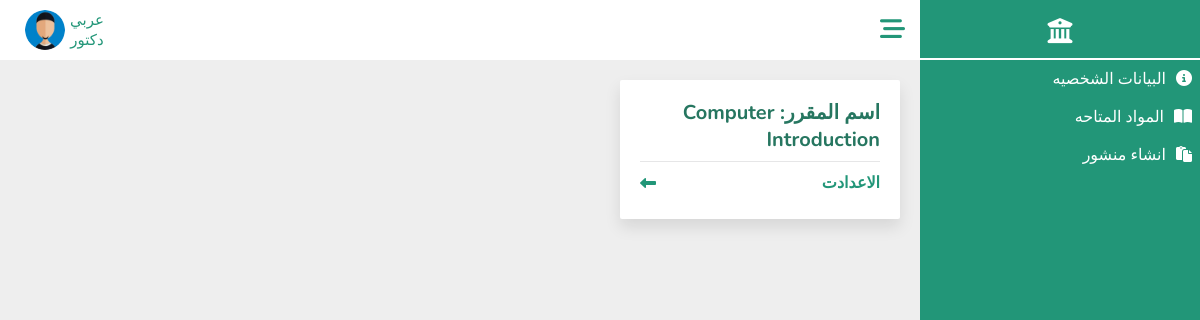
The app's page /Doctors/subject.php?doctor_id=12345 (signed in) with its own data.
### tables this page shows
CREATE TABLE `doctor` (
  `Doctor_ID` bigint(30) NOT NULL,
  `Password` varchar(100) NOT NULL,
  `Image` varchar(100) NOT NULL DEFAULT 'profile.jpg',
  `Full_Name` varchar(100) DEFAULT NULL,
  `Job` varchar(100) NOT NULL DEFAULT 'دكتور',
  `Gender` varchar(100) DEFAULT NULL,
  `Nationality` varchar(100) DEFAULT 'مصري',
  `Religion` varchar(100) DEFAULT NULL,
  `Date_Birth` date DEFAULT NULL,
  `Address` varchar(100) DEFAULT NULL,
  `Phone_Number` varchar(30) DEFAULT NULL,
  `Degree` varchar(100) DEFAULT NULL,
  `University` varchar(100) DEFAULT 'المنوفيه',
  `Faculty` varchar(100) DEFAULT 'الحاسبات والمعلومات',
  `Department` varchar(100) DEFAULT NULL,
  `Email_Address` varchar(100) NOT NULL
);

CREATE TABLE `doctor_subject` (
  `id` int(11) NOT NULL,
  `Doctor_Id` bigint(30) NOT NULL,
  `Subject_Name` varchar(100) NOT NULL
);

### Doctors/subject.php (the view, shortened to what this page needs)
<?php
include_once("../DataBase/database.php");
$table_name ="doctor_subject";
$doctorr_id=$_GET['doctor_id'];
$subject = $con->query("SELECT * FROM `$table_name` WHERE `Doctor_ID`='$doctorr_id'");
$data_subjects = $subject->fetchAll(PDO::FETCH_ASSOC);
$count = $subject->rowCount();
?>
<!DOCTYPE html>
<html lang="ar" dir="rtl">
<head>
  <link rel="stylesheet" href="../CssComponent/all.min.css">
  <link rel="stylesheet" href="../CssComponent/subject.css">
  <link rel="stylesheet" href="../CssCOmponent/Dashboard.css">
</head>
<body>
  <?php include_once("../Components/Dashboard.php")
  ?>
  <section class="section">
    <?php include_once("../Components/NavBar.php");
    ?>
    <div class="container">
      <div class="boxs">
        <?php if ($count >= 1) {
          foreach ($data_subjects as $d) {
        ?>
            <div class="box">
              <h2>
                اسم المقرر:
                <span>
                  <?php echo  $d['Subject_Name'] ?>
                </span>
              </h2>
              <div class="info">
                <a href="subject_setting.php?subject_name=<?php echo  $d['Subject_Name'] ?>"> الاعدادت </a>
                <i class="fas fa-long-arrow-alt-left"></i>
              </div>
            </div>
        <?php }
        } ?>
      </div>
    </div>
  </section>
</body>
</html>

### Components/NavBar.php (shortened to what this page needs)
<?php
include_once("../DataBase/database.php");
if ($con) {
   if (isset($_SESSION['admin_id'])) {
      $admin_id = $_SESSION['admin_id'];
      $q = $con->query("SELECT * FROM `admin` WHERE Ad_ID='$admin_id'");
      $d = $q->fetch(PDO::FETCH_ASSOC);
      $imgPath = "../Admins/images/";
      $profile = "../Admins/Admin_Info.php";
   } elseif (isset($_SESSION['doctor_id'])) {
      $doctor_id = $_SESSION['doctor_id'];
      $q = $con->query("SELECT * FROM `doctor` WHERE Doctor_ID='$doctor_id'");
      $d = $q->fetch(PDO::FETCH_ASSOC);
      $imgPath = "../Doctors/images/";
   } elseif (isset($_SESSION['student_id'])) {
      $student_id = $_SESSION['student_id'];
      $q = $con->query("SELECT * FROM `student` WHERE St_ID='$student_id'");
      $d = $q->fetch(PDO::FETCH_ASSOC);
      $imgPath = "../Students/images/";
      $profile = "../Students/Student_info.php";
   }
   $full_name = $d['Full_Name'];
   $job = $d['Job'];
   $img = $imgPath . $d['Image'];
}
?>
<div class="nav-bar1">
    <div class="icon">
        <i class="fa-solid fa-bars-staggered"></i>
    </div>
    <div class="profile">
        <div class="user">
            <p class="username"><?php echo  $full_name ?></p>
            <p class="job"><?php echo $job ?></p>
        </div>
        <div class="img">
            <img src=<?php echo $img ?> alt="error" height="30px" width="30px">
        </div>
    </div>
</div>

### CssComponent/subject.css (style rules this page uses)
.boxs { display: grid; grid-template-columns: repeat(auto-fit , minmax(280px ,280px)); gap: 10px; margin-top: 20px; margin-right: 20px; }
.boxs .box { background: #fff; border-radius: 2px; padding: 15px 20px; box-shadow: 0 0.5rem 1rem rgba(0,0,0,0.1); transition: 0.4s linear; position: relative; width:280px; }
.box h2 { color: #267660; font-size: 20px; padding: 4px 0; }
.box::before { content: ""; left: 50%; top: -3px; transform: translateX(-50%); position: absolute; height:3px; background-color: var(--main-color); width: 0; transition: 0.3s; }
.box .info { padding: 20px; border-top: 1px solid #E6E6E7; display: flex; justify-content: space-between; align-items: center; margin-top: 4px; padding: 10px 0; }
.box .info a { color: var(--main-color); font-weight: bold; }
.box .info i { color: var(--main-color); }

### CssComponent/Dashboard.css (style rules this page uses)
:root { --main-color: #229678; --red-color: #e74c3c; --orangen-color: #f39c12; --white-color: #fff; --black-color: #2c3e50; --ligth-color: #888; --ligth-background: #eee; --main-border: 1pxsolid rgba(0, 0, 0, 0.2); --main-trantision: 0.2s linear; --linear: #229678; }
* { font-family: "Nunito", sans-serif; margin: 0; padding: 0; box-sizing: border-box; outline: none; border: none; text-decoration: none; direction: rtl !important; }
a { text-decoration: none; }
body { background-color: var(--ligth-background) !important; }
.nav-bar1 { height: 60px; width: 100%; background-color: white; display: flex; justify-content: space-between; z-index: 1000; text-align: center; position: sticky; top: 0; left: 0; }
.nav-bar1 .profile, .nav-bar1 .icon { height: 100%; padding: 10px 15px; }
.nav-bar1 .icon { line-height: 40px; font-size: 25px; cursor: pointer; }
.nav-bar1 .icon i { cursor: pointer; color: var(--main-color); }
.nav-bar1 .profile { display: inline-flex; margin-left: 10px; }
.nav-bar1 .profile .user { margin-left: 5px; }
.nav-bar1 .profile .user p { color: var(--main-color); margin: 0 !important; font-size: 15px; }
.img > img { height: 100%; width: 100%; border-radius: 50%; }
.section { padding-right: 280px; }

### records on screen
doctor: Full_Name "عربي", Job "دكتور", Image (placeholder picture)
doctor_subject: Subject_Name "Computer Introduction"
